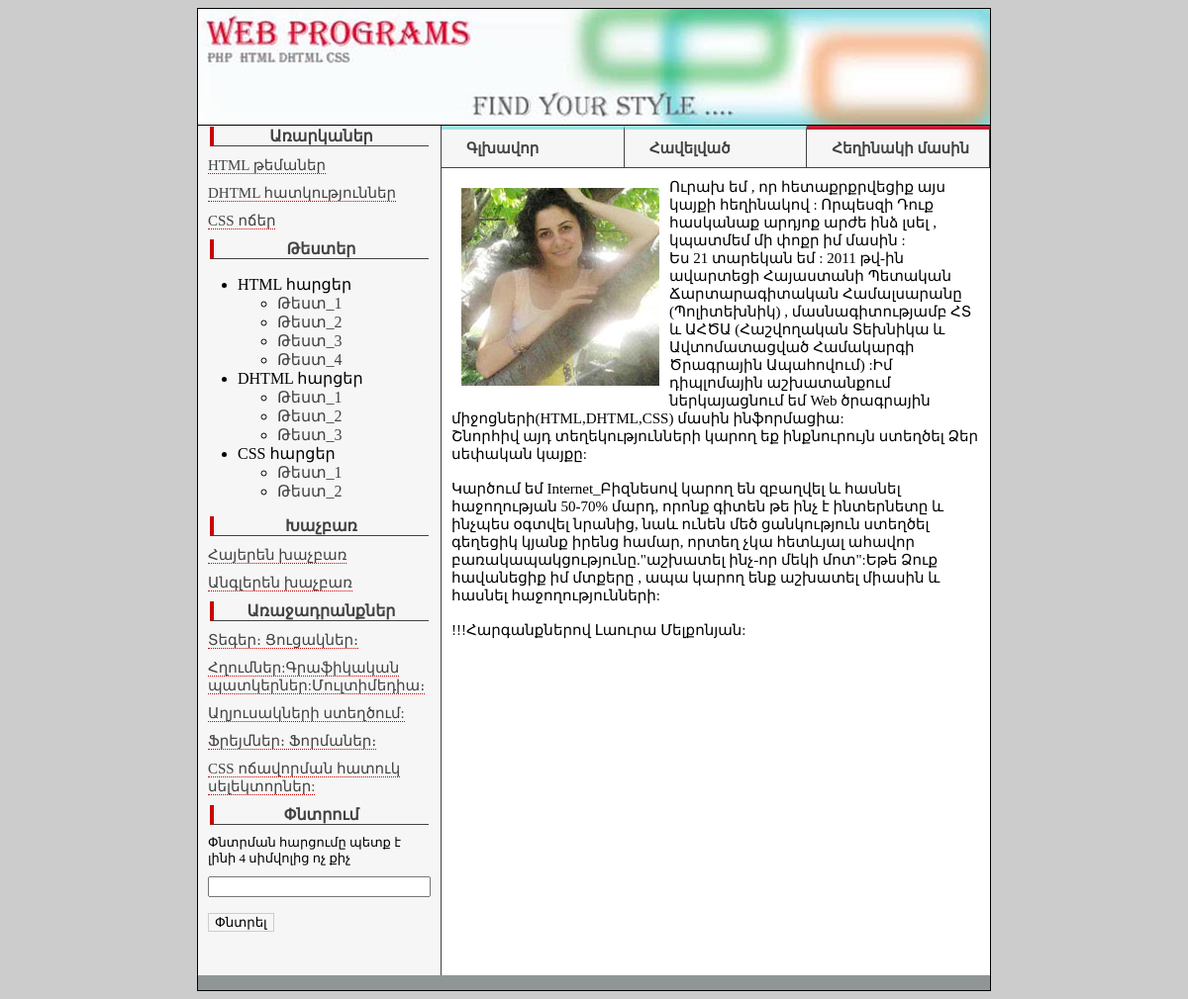
Page /about.php on the committed database.
### tables this page shows
CREATE TABLE `lessons` (
  `id` int(2) NOT NULL auto_increment,
  `title` varchar(255) NOT NULL default '',
  `text` text NOT NULL,
  PRIMARY KEY  (`id`)
) TYPE=MyISAM AUTO_INCREMENT=4;

CREATE TABLE `laber` (
  `id` int(2) NOT NULL auto_increment,
  `title` text NOT NULL,
  PRIMARY KEY  (`id`)
) TYPE=MyISAM AUTO_INCREMENT=6;

CREATE TABLE `settings` (
  `id` int(2) NOT NULL auto_increment,
  `page` varchar(255) NOT NULL default '',
  `title` varchar(255) NOT NULL default '',
  `text` text NOT NULL,
  `view` int(7) NOT NULL default '0',
  PRIMARY KEY  (`id`)
) TYPE=MyISAM AUTO_INCREMENT=11;

### blocks/left.php (the view, shortened to what this page needs)
<div class="left_title">Առարկաներ</div>
<?
$result2 = mysql_query("SELECT  * FROM lessons ",$db);
if(mysql_num_rows($result2)>0)
{
$myrow2=mysql_fetch_array($result2);
do
{
printf("<p><a  class='left_link' href='lessons.php?les=%s'>%s</a></p>",$myrow2["id"],$myrow2["title"]);
}
while($myrow2=mysql_fetch_array($result2));
}
else
{
echo "<p>Ինֆորմացիան աղյուսակում բացակայում է</p>";
exit();
}
?>
<div  class="left_title">Թեստեր</div>
<ul>
<li class="left_li" >HTML   հարցեր
<ul>
<li  class="left_li"><a   href="test_1.php" >Թեստ_1</a>
<li  class="left_li"><a   href="test_2.php">Թեստ_2</a>
<li  class="left_li"><a   href="test_3.php" >Թեստ_3</a>
<li  class="left_li"><a   href="test_4.php">Թեստ_4</a>
</ul>
<li  class="left_li" >  DHTML   հարցեր
<ul>
<li  class="left_li" ><a   href="test_5.php" >Թեստ_1</a>
<li  class="left_li"><a   href="test_6.php">Թեստ_2</a>
<li  class="left_li"><a   href="test_7.php" >Թեստ_3</a>
</ul>
<li  class="left_li" > CSS   հարցեր
<ul>
<li  class="left_li" ><a   href="test_8.php" >Թեստ_1</a>
<li  class="left_li"><a   href="test_9.php">Թեստ_2</a>
</ul>
</ul>
<div  class="left_title">Խաչբառ</div>
<p><a  class="left_link" href="xach2.php" > Հայերեն խաչբառ</a></p>
<p><a  class="left_link" href="xach1.php" > Անգլերեն խաչբառ</a></p>
<div class="left_title">Առաջադրանքներ</div>
<?
$result2 = mysql_query("SELECT  * FROM laber ",$db);
if(mysql_num_rows($result2)>0)
{
$myrow2=mysql_fetch_array($result2);
do
{
printf("<p><a  class='left_link' href='labs.php?id=%s'>%s</a></p>",$myrow2["id"],$myrow2["title"]);
}
while($myrow2=mysql_fetch_array($result2));
}
else
{
echo "<p>Ինֆորմացիան աղյուսակում բացակայում է</p>";
exit();
}
?>
<div class="left_title">Փնտրում</div>
<form action="search.php" method="post" name="form_s">
<p class="search_t">Փնտրման հարցումը պետք է լինի 4 սիմվոլից ոչ քիչ</p>
<p><input name="search" type="text" size="25" maxlength="40">
<br>
<p><input class="search_b" name="submit_s" type="submit" value="Փնտրել"></p>
<br>

### about.php (shortened to what this page needs)
<?php
  include("blocks/bd.php");
$result = mysql_query("SELECT title,text FROM settings WHERE page='about'",$db);
if(mysql_num_rows($result)>0)
{
$myrow=mysql_fetch_array($result);
}
else
{
echo "<p>Ինֆորմացիան աղյուսակում բացակայում է</p>";
exit();
}
?>
<html >
<head>
<link href="style.css" rel="stylesheet" type="text/css" />
</head>
<body>
<table width="800" border="0" align="center" cellpadding="0" cellspacing="0" bgcolor="#FFFFFF" class="main_border">
 <?  include("blocks/header.php");  ?>
   <tr>
    <td valign="top"><table width="100%" border="0" cellspacing="0" cellpadding="0">
      <tr>
<td width="200px" valign="top" class="left">
	<? include("blocks/left.php");  ?>
</td>
	<td valign="top">
<table width="100%" border="0" cellpadding="0" cellspacing="0" valign="top">
<tr>
<td  width='25%' class='top_t'>
<p><b><a href="index.php"> Գլխավոր</a></b></p>
</td>
<td  width='25%' class='top_t'>
<p><b><a href="havel.php"> Հավելված</a></b></p>
</td>
<td   width='25%' class='top_title'>
<p><b><a href="about.php"> Հեղինակի մասին</a></b></p>
</td>
</tr>
</table>
  <?php echo $myrow['text']; ?>
	</td>
    </tr>
  </table>
    </td>
 </tr>
<? include("blocks/footer.php");?>
</table>
</body>
</html>

### style.css (style rules this page uses)
.main_border { border:1px solid #000000; }
body { background-color:#CCCCCC; font-family:Arial Armenian; font-size:16px; }
.left { background-color:#f6f6f6; border-right:1px solid #424242; }
p { font-family:Arial Armenian; font-size:15px; margin:10px; }
p a { color:#424242; text-decoration: none; }
p img { margin:10px; }
.left_title { margin-top :1px; margin-left : 5%; margin-right :5%; font-weight: bold; text-align: center; color:#424242; border-left:4px solid #cc0000; border-bottom:1px solid #424242; }
.left_link { color:#424242; font-size:15px; margin-top:10px; margin-bottom:10px; border-bottom-width: thin; border-bottom-style: dotted; border-bottom-color: #cc0000; }
.left_li a { color:#424242; text-decoration: none; }
.top_title { border-bottom:1px solid #424242; border-top:4px solid #c11f36; border-right :1px solid #424242; background-color:#f6f6f6; background-image:url(img/next.gif); background-position:left; background-repeat:no-repeat; padding-left:15px; }
.top_title a { color:#424242; text-decoration: none; }
.top_t { border-bottom:1px solid #424242; border-top:4px solid #9DE5E2; border-right :1px solid #424242; background-color:#f6f6f6; font-family:Arial Armenian; font-size:16px; margin:15px; background-image:url(img/next.gif); background-position:left; background-repeat:no-repeat; padding-left:15px; }
.top_t a { color:#424242; text-decoration: none; }
#picture { float:left; width: 230px; }
.search_t { font-size:13px; }
.search_b { border:1px solid #cccccc; background-color:#f6f6f6; margin-top:6px; }

### rows in the picture
lessons: title "HTML թեմաներ"
lessons: title "DHTML հատկություններ"
lessons: title "CSS ոճեր"
laber: title "Տեգեր։ Ցուցակներ։"
laber: title "Հղումներ:Գրաֆիկական պատկերներ:Մուլտիմեդիա։"
laber: title "Աղյուսակների ստեղծում:"
laber: title "Ֆրեյմներ։ Ֆորմաներ։"
laber: title "CSS ոճավորման հատուկ սելեկտորներ:"
settings: text (picture), text "Ուրախ եմ , որ հետաքրքրվեցիք այս կայքի հեղինակով : Որպեսզի Դուք հասկանաք արդյոք արժե ինձ լսել , կպատմեմ մի փոքր իմ մասին : Ես 21 տարեկան եմ : 2011 թվ-ին ավարտեցի Հայաստանի Պետական Ճարտարագիտական Համալսարանը (Պոլիտեխնիկ) , մասնագիտությամբ ՀՏ և ԱՀԾԱ (Հաշվողական Տեխնիկա և Ավտոմատացված Համակարգի Ծրագրային Ապահովում) :Իմ դիպլոմային աշխատանքում ներկայացնում եմ Web ծրագրային միջոցների(HTML,DHTML,CSS) մասին ինֆորմացիա: Շնորհիվ այդ տեղեկությունների կարող եք ինքնուրույն ստեղծել Ձեր սեփական կայքը: Կարծում եմ Internet_Բիզնեսով կարող են զբաղվել և հասնել հաջողության 50-70% մարդ, որոնք գիտեն թե ինչ է ինտերնետը և ինչպես օգտվել նրանից, նաև ունեն մեծ ցանկություն ստեղծել գեղեցիկ կյանք իրենց համար, որտեղ չկա…"
